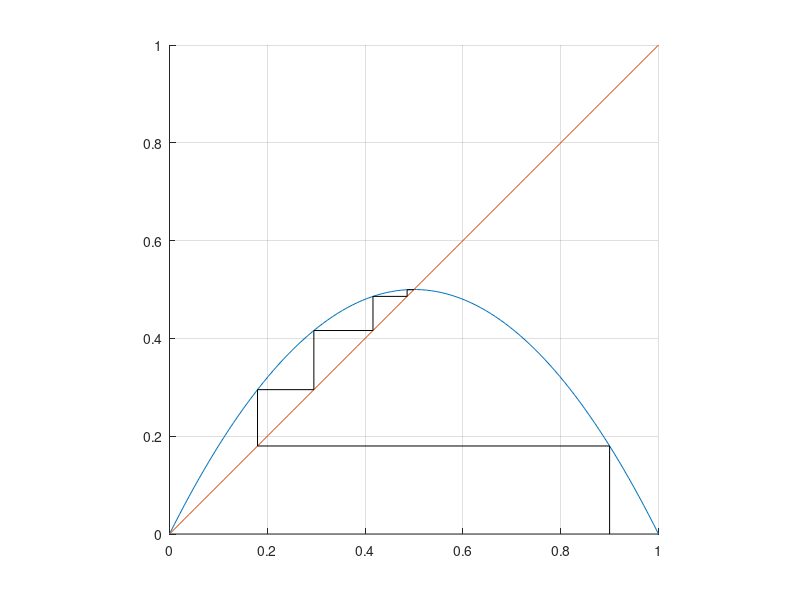

Reproduce this figure in MATLAB.
r = 2;
f = @(p) r * p .*(1-p);
ps = linspace(0, 1);
hold on
plot(ps, f(ps))
plot(ps, ps)

axis equal;
axis square;
grid on;

p0 = 0.9;
pcur = f(p0);

plot([p0, p0], [0, pcur], 'k')
plot([p0, pcur], [pcur, pcur], 'k')

for n = 1:100
    pnext = f(pcur);
    plot([pcur, pcur], [pcur, pnext], 'k')
    plot([pcur, pnext], [pnext, pnext], 'k')
    pcur = pnext;
end
